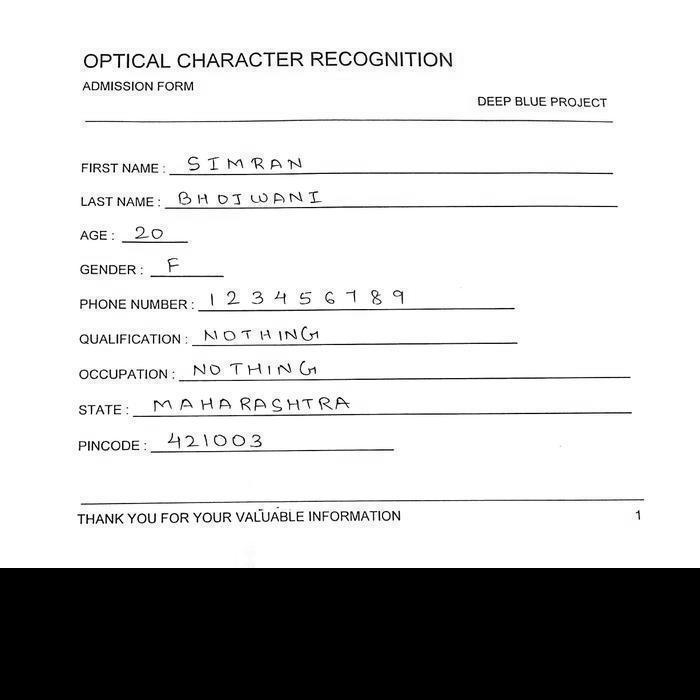
#> input picture bw_cropped.jpg, 700 x 700 px
$ python -i lineseg.py   (imports and definitions only)   (older library calls are emulated)
#> lines starting #> are read from the running program, lines starting #| are printed output that depends on the picture; after the words box and inside, x2 and y2 are one past the last pixel; in counts of white or black regions, pixels touching at a corner belong together
import cv2
import PIL
from PIL import Image
import numpy as np
def Lineseg():
    #import image
    image = cv2.imread('bw_cropped.jpg')
#> image is the input picture: shape (700, 700, 3); min 0, max 255, mean 200.3
    #cv2.imshow('orig',image)
    #cv2.waitKey(0)

    #grayscale
    gray = cv2.cvtColor(image,cv2.COLOR_BGR2GRAY)
    #cv2.imshow('gray',gray)
    #cv2.waitKey(0)

    #binary
    ret,thresh = cv2.threshold(gray,127,255,cv2.THRESH_BINARY_INV)
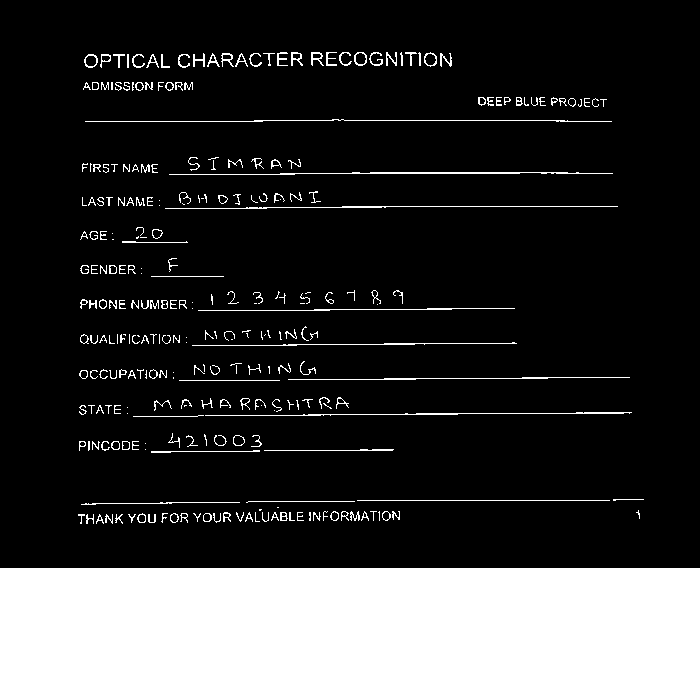
#> thresh: shape (700, 700); 21.2% white; 284 white regions (86 under 20 px), largest, box (x1, y1, x2, y2) and area: (0, 568, 700, 700) 92400, (169, 172, 613, 175) 641, (85, 119, 612, 122) 548
    #cv2.imshow('second',thresh)
    #cv2.waitKey(0)

    #dilation
    kernel = np.ones((5,100), np.uint8)
    img_dilation = cv2.dilate(thresh, kernel, iterations=1)
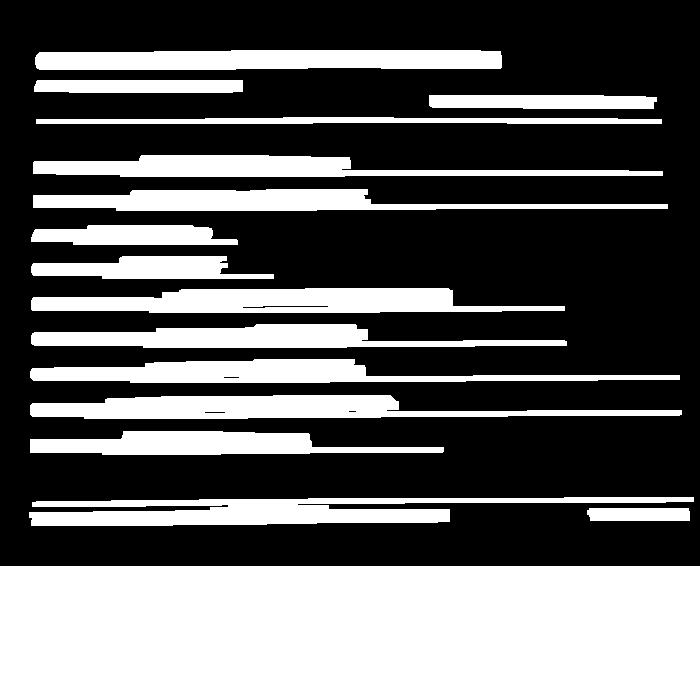
#> img_dilation: shape (700, 700); 38.2% white; 16 white regions
    #cv2.imshow('dilated',img_dilation)
    #cv2.waitKey(0)

    #find contours
    im2,ctrs, hier = cv2.findContours(img_dilation.copy(), cv2.RETR_EXTERNAL, cv2.CHAIN_APPROX_SIMPLE)
#> ctrs = 16 contours; largest, box (x1, y1, x2, y2) and area: (0, 566, 700, 700) 92967, (29, 497, 694, 526) 9380, (31, 288, 565, 313) 8903, (30, 395, 682, 419) 8672, (35, 50, 502, 70) 8160

    #sort contours
    sorted_ctrs = sorted(ctrs, key=lambda ctr: cv2.boundingRect(ctr)[0])
#> sorted_ctrs has the same summary as ctrs

    for i, ctr in enumerate(sorted_ctrs):
        # Get bounding box
        x, y, w, h = cv2.boundingRect(ctr)
#> x = 0; y = 566; w = 700; h = 134

        # Getting ROI
        #roi = image[y:y+h, x:x+w]
        img = image[y:y+h, x:x+w]
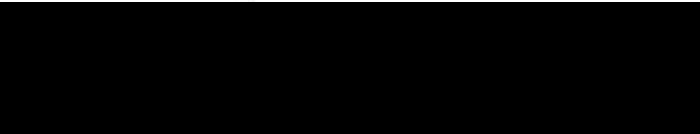
#> img: shape (134, 700, 3); min 0, max 255, mean 3.8
        cv2.imwrite('dummy.jpg',img)
        baseheight = 50
        img = Image.open('dummy.jpg')
#> img: PIL image 700x134 RGB
        hpercent = (baseheight / float(img.size[1]))
#> hpercent = 0.373
        wsize = int((float(img.size[0]) * float(hpercent)))
#> wsize = 261
        img = img.resize((wsize, baseheight), PIL.Image.ANTIALIAS)
#> img: PIL image 261x50 RGB
        img.save('Line_images/'+str(i)+'.jpg')
        # show ROI
        #cv2.imshow('segment no:'+str(i),roi)
        cv2.rectangle(image,(x,y),( x + w, y + h ),(0,0,255),1)
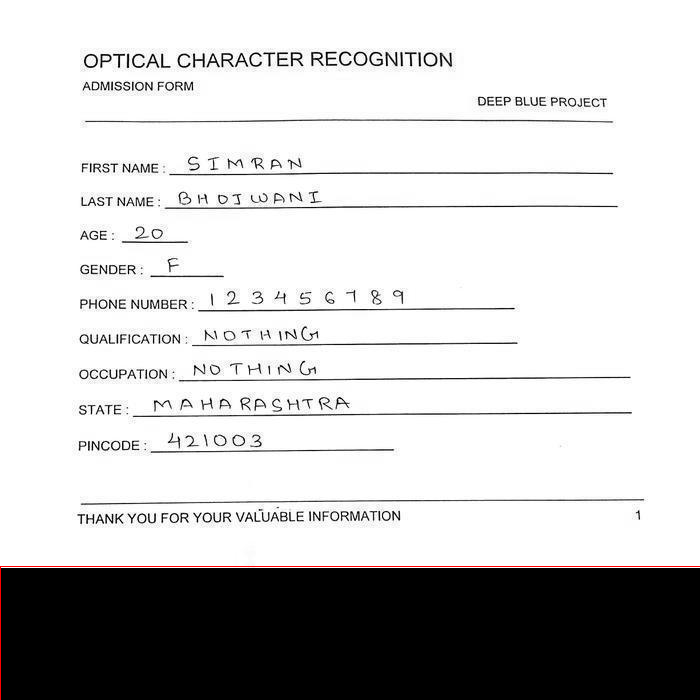
#> image: shape (700, 700, 3); 0.17% of pixels changed, all inside (x1, y1, x2, y2) = (0, 566, 700, 700)
        #cv2.waitKey(0)

    cv2.imshow('marked areas',image)
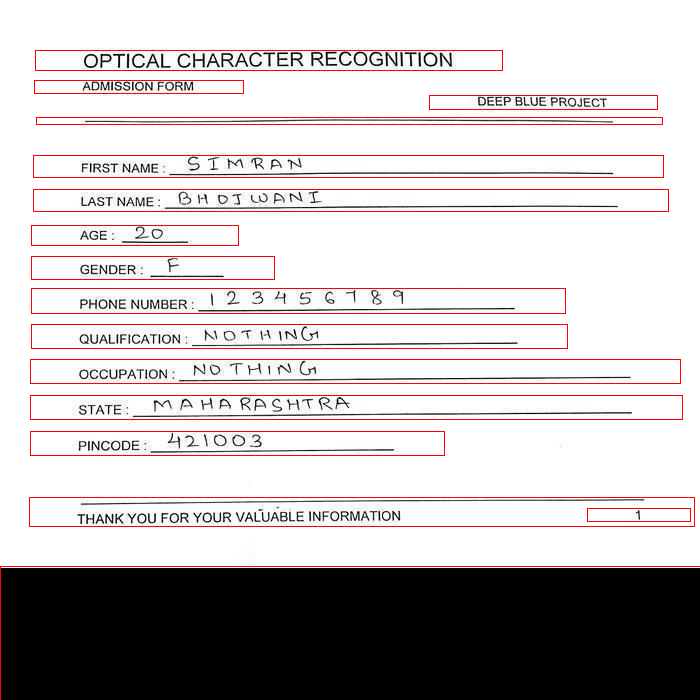
#> window 'marked areas': shape (700, 700, 3); mean B, G, R 192.6, 192.6, 200.4
    cv2.waitKey(0)
    cv2.destroyWindow("marked areas")

>>> result = Lineseg()
